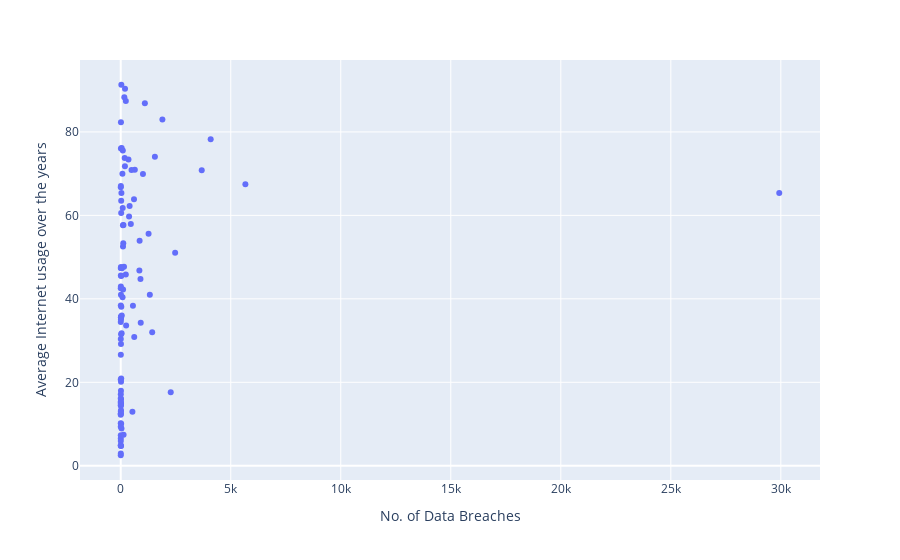

The notebook cell saved with this chart:
### Code cell
fig = px.scatter(data_breach_int_users, x="No. of Data Breaches", y="Average Internet usage over the years")

fig.show()

### Figure 1 — Plotly figure (JSON) as saved in the notebook; plotly's stock layout.template omitted (floating-point values rounded to 4 significant figures)
{"data": [{"hovertemplate": "No. of Data Breaches=%{x}<br>Average Internet usage over the years=%{y}<extra></extra>", "legendgroup": "", "marker": {"color": "#636efa", "symbol": "circle"}, "mode": "markers", "name": "", "showlegend": false, "type": "scatter", "x": [2, 28, 164, 195, 1894, 1097, 21, 232, 4088, 10, 10, 42, 352, 94, 5665, 641, 21, 6, 3681, 403, 1266, 77, 31, 90, 52, 103, 379, 603, 124, 858, 14, 116, 101, 897, 231, 555, 24, 106, 12, 12, 149, 83, 27, 5, 3, 14, 1430, 48, 11, 2272, 1, 1010, 130, 1, 1323, 2, 1553, 909, 40, 1, 531, 459, 9, 2, 7, 191, 5, 2, 34, 13, 17, 3, 14, 11, 1, 1, 614, 29928, 5, 848, 9, 22, 1, 2473, 10, 3, 2, 6, 3, 491, 19, 13, 4, 15, 1, 12, 3, 1, 1, 246, 6, 179, 1, 3, 4, 10, 3], "xaxis": "x", "y": [66.76, 91.3, 88.31, 90.35, 82.95, 86.88, 63.52, 87.43, 78.25, 76.03, 82.34, 76.15, 73.36, 75.56, 67.45, 70.91, 60.56, 67.04, 70.84, 62.28, 55.6, 69.98, 65.37, 61.76, 47.3, 52.53, 59.72, 63.89, 57.68, 53.91, 47.38, 53.34, 57.61, 44.76, 45.86, 38.32, 45.49, 42.25, 35.6, 47.64, 47.7, 40.38, 38.08, 26.58, 38.4, 35.52, 31.96, 36.01, 29.2, 17.62, 2.519, 69.94, 7.406, 20.69, 41.01, 6.557, 74.03, 34.25, 31.74, 15.32, 12.97, 57.92, 35.59, 34.42, 42.97, 71.75, 12.99, 47.39, 8.917, 35.74, 31.53, 14.52, 14.84, 15.95, 4.917, 12.49, 30.88, 65.36, 45.57, 46.77, 35.07, 20.93, 10.16, 51.06, 18.0, 5.92, 16.18, 15.14, 30.36, 70.89, 10.04, 20.16, 2.914, 4.717, 4.781, 13.32, 17.16, 42.54, 9.365, 33.58, 14.37, 73.78, 12.21, 7.333, 12.47, 40.95, 14.89], "yaxis": "y"}], "layout": {"legend": {"tracegroupgap": 0}, "margin": {"t": 60}, "xaxis": {"anchor": "y", "domain": [0, 1], "title": {"text": "No. of Data Breaches"}}, "yaxis": {"anchor": "x", "domain": [0, 1], "title": {"text": "Average Internet usage over the years"}}}}
